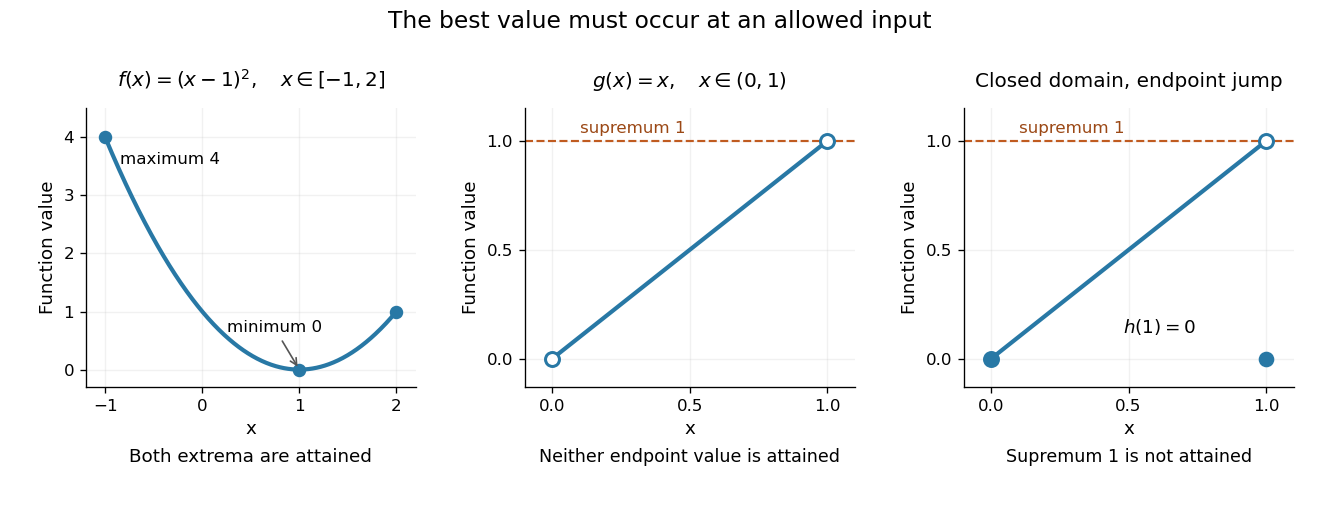

This chart was generated by the following Python code:
"""Original attainment and counterexample graphs; PNG basename to CWD."""
from pathlib import Path

import matplotlib.pyplot as plt
import numpy as np


def main():
    fig, axes = plt.subplots(1, 3, figsize=(11, 4.3), dpi=120)
    fig.patch.set_facecolor("white")
    ax = axes[0]
    x = np.linspace(-1, 2, 501)
    ax.plot(x, (x-1)**2, color="#2878a5", lw=2.5)
    ax.scatter([-1, 1, 2], [4, 0, 1], color="#2878a5", s=50, zorder=3)
    ax.annotate("maximum 4", (-1, 4), xytext=(-.85, 3.55), fontsize=10)
    ax.annotate("minimum 0", (1, 0), xytext=(.25, .65), fontsize=10,
                arrowprops={"arrowstyle": "->", "color": "#555555"})
    ax.set_title(r"$f(x)=(x-1)^2,\quad x\in[-1,2]$", fontsize=12, pad=13)
    ax.set_xlim(-1.2, 2.2)
    ax.set_ylim(-.3, 4.5)
    ax.set_xticks([-1, 0, 1, 2])
    ax.text(.5, -.27, "Both extrema are attained", transform=ax.transAxes,
            ha="center", fontsize=11)
    for ax, is_closed in zip(axes[1:], [False, True]):
        x = np.linspace(0, 1, 401)
        ax.plot(x, x, color="#2878a5", lw=2.5)
        ax.axhline(1, color="#c05b20", ls="--", lw=1.3)
        ax.scatter([1], [1], facecolor="white", edgecolor="#2878a5",
                   s=70, linewidth=1.8, zorder=4)
        ax.scatter([0], [0], facecolor="#2878a5" if is_closed else "white",
                   edgecolor="#2878a5", s=70, linewidth=1.8, zorder=4)
        if is_closed:
            ax.scatter([1], [0], color="#2878a5", s=70, zorder=4)
            title = "Closed domain, endpoint jump"
            footer = "Supremum 1 is not attained"
            ax.annotate(r"$h(1)=0$", (1, 0), xytext=(.48, .12),
                        fontsize=11)
        else:
            title = r"$g(x)=x,\quad x\in(0,1)$"
            footer = "Neither endpoint value is attained"
        ax.text(.1, 1.035, "supremum 1", fontsize=10, color="#9b4815")
        ax.set_title(title, fontsize=12, pad=13)
        ax.set_xlim(-.1, 1.1)
        ax.set_ylim(-.13, 1.15)
        ax.set_xticks([0, .5, 1])
        ax.set_yticks([0, .5, 1])
        ax.text(.5, -.27, footer, transform=ax.transAxes,
                ha="center", fontsize=10.5)
    for ax in axes:
        ax.set_xlabel("x", fontsize=11)
        ax.set_ylabel("Function value", fontsize=11)
        ax.grid(alpha=.17)
        ax.spines[["top", "right"]].set_visible(False)
    fig.suptitle("The best value must occur at an allowed input",
                 fontsize=14, y=.98)
    fig.subplots_adjust(left=.065, right=.98, top=.79, bottom=.25, wspace=.33)
    fig.savefig(Path.cwd() / Path(__file__).with_suffix(".png").name,
                facecolor="white", transparent=False)
    plt.close(fig)


if __name__ == "__main__":
    main()
